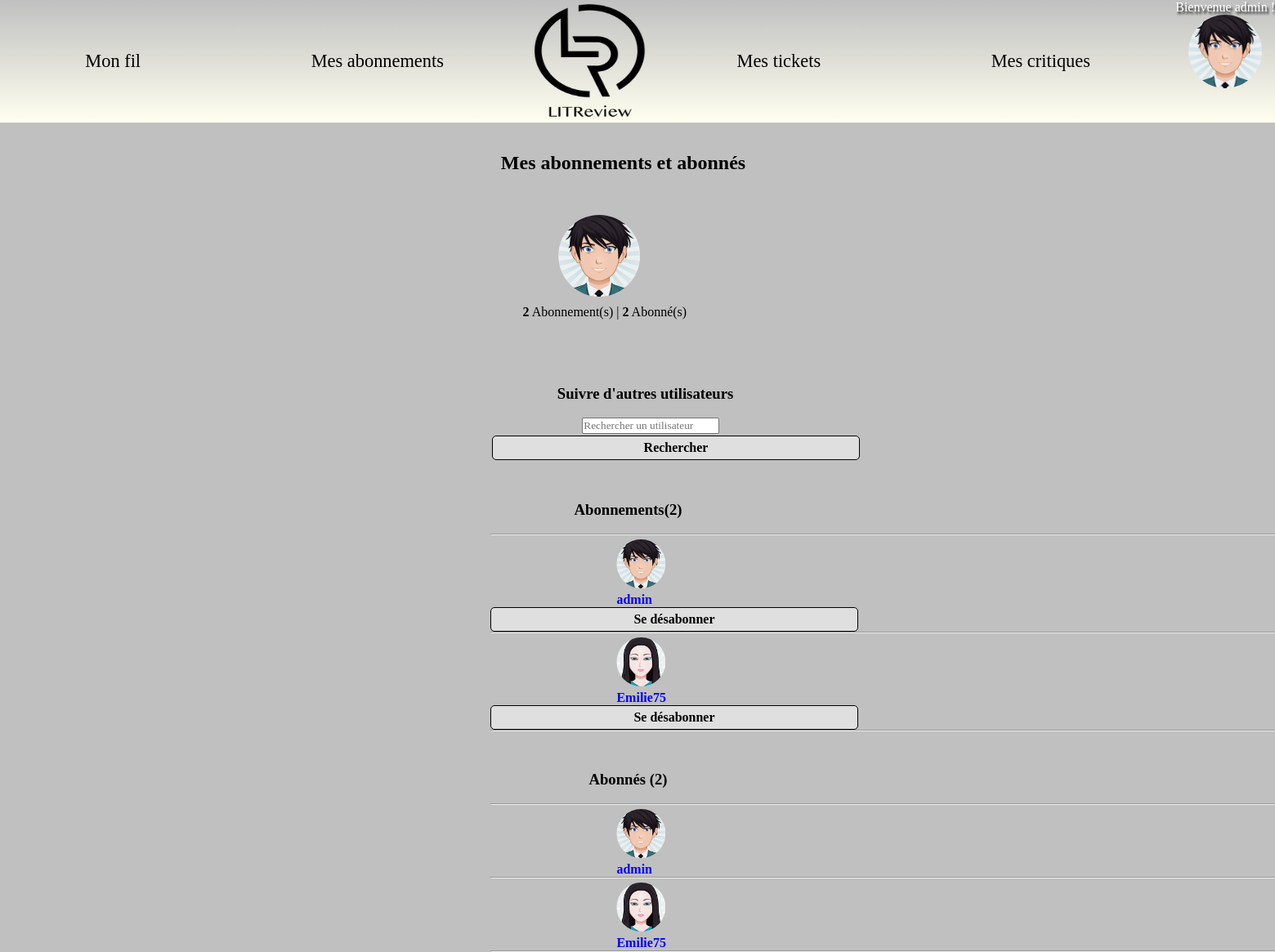
The page /profile/admin/abonnements/ (signed in) on the database as committed earlier.
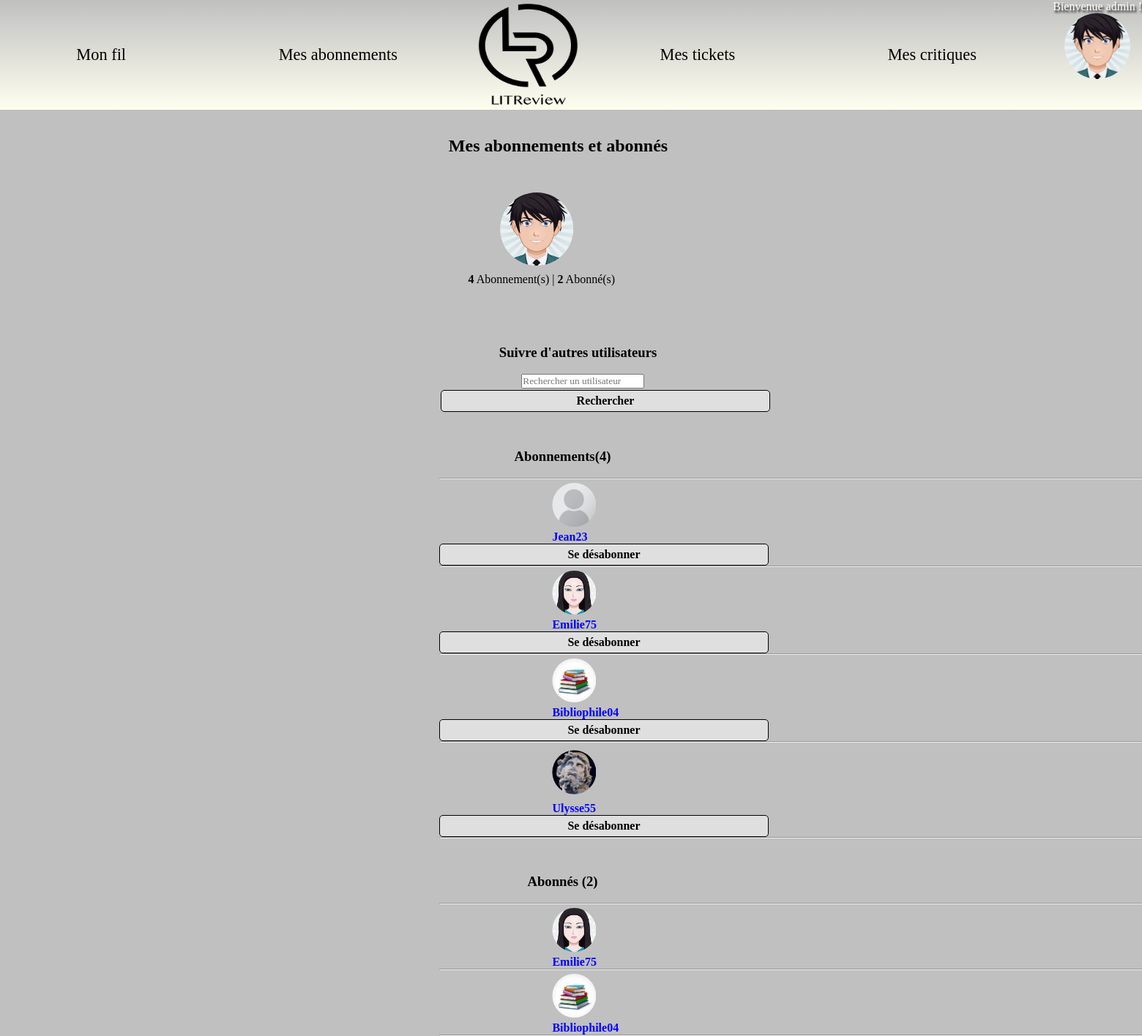
The same page on the database as committed later.
### authentication/models.py (models this page shows)
class User(AbstractUser):
    profile_photo = models.ImageField(verbose_name='photo de profil', default='default_profile.png',
                                      upload_to='static/img')
    follows = models.ManyToManyField(
        'self',
        symmetrical=False,
        verbose_name='suit'
    )
    followed_by = models.ManyToManyField(
        'self',
        symmetrical=False,
        verbose_name='suivi par',
        related_name='followers'
    )

### authentication/views.py (the view, shortened to what this page needs)
# urls.py: path('profile/<str:user>/abonnements/', subscriptions, name="subscriptions"),
@login_required
def subscriptions(request, user):
    search_form = forms.SearchUser()
    searched_user_resp = ""
    requested_user = User.objects.get(username=user)
    searched_user_resp_btn = ''
    user_follows = requested_user.follows.all()
    user_followers = requested_user.followed_by.all()
    group_follows_users = {}
    for user in user_follows:
        follow_form = forms.FollowUserButton(initial={'user_to_follow': user.id})
        group_follows_users[user] = follow_form
    context = {
     'search_form': search_form,
     'searched_user_resp': searched_user_resp,
     'searched_user_btn': searched_user_resp_btn,
     'requested_user': requested_user,
     'user_follows': user_follows,
     'group_follows_users': group_follows_users,
     'user_followers': user_followers,
     }
    return render(request, 'authentication/subscriptions.html', context)

### authentication/forms.py
class SearchUser(forms.Form):
    search = forms.CharField(
        label=False,
        widget=forms.TextInput(
            attrs={
                'placeholder': 'Rechercher un utilisateur'
            }
        )
    )
    search_user_id = forms.BooleanField(widget=forms.HiddenInput, initial=True)

### authentication/templates/authentication/subscriptions.html (shortened to what this page needs)
{% extends 'base.html' %}
{% load static %}
{% load user_profile_extras %}
{% block content %}
    <div class="main__sub">
          <h2>Mes abonnements et abonnés</h2>
           {%if user.username == requested_user.username %}
                {% if user.profile_photo %}
                    <img class="profile-pic" src="{{ user.profile_photo.url }}">
                {% else %}
                    <img class="profile-pic" src="{% static 'img/default_profile.png' %}">
                {% endif %}
             <p class="followers"> <b>{{ user_follows|length }}</b> Abonnement(s) | <b>{{ user_followers|length }}</b> Abonné(s)</p>
           {% endif %}
        <div class="container__sub">
            <div class="search-user">
                {%if request.user.username == requested_user.username %}
                  <h3 class="other">Suivre d'autres utilisateurs</h3>
                  <br>
                  <div class="form__search">
                     <form method="post">
                        {{ search_form.as_p }}
                        <input class="btn" type="submit" value="Rechercher">
                    </form>
                  </div>
              {% endif %}
            </div>
            <br>
            {% if user_follows %}
                <h3 class="ab">Abonnements({{user_follows|length}})</h3>
                <br>
                <hr>
                    {% for user, form in group_follows_users.items %}
                        <div class="user-follower__user">
                            <div class="user-follower">
                                    {% if user.profile_photo %}
                                        <img class="profile-pic-small2" src="{{ user.profile_photo.url }}">
                                    {% else %}
                                        <img class="profile-pic-small2" src="{% static 'img/default_profile.png' %}">
                                    {% endif %}
                                <p>
                                        <strong>{{user.username }}</strong>
                                </p>
                            </div>
                            {%if request.user.username == requested_user.username %}
                            <div>
                                <form method="post">
                                    <input class="btn2" id="follow_btn" type="submit" value="Se désabonner">
                                </form>
                            </div>
                            {% endif %}
                        </div>
                    <hr>
                    {% endfor %}
            {% endif %}
            <br>
            {% if user_followers %}
                <h3 class="ab">Abonnés ({{user_followers|length}})</h3>
                <br>
                <hr>
                    {% for user in user_followers %}
                        <div class="user-follower">
                            <a href="{% url 'profile' user.username %}">
                                {% if user.profile_photo %}
                                    <img class="profile-pic-small2" src="{{ user.profile_photo.url }}">
                                {% else %}
                                    <img class="profile-pic-small2" src="{% static 'img/default_profile.png' %}">
                                {% endif %}
                            </a>
                            <p>
                                    <strong>{{user.username }}</strong>
                            </p>
                        </div>
                    <hr>
                    {% endfor %}
            {% endif %}
        </div>
    </div>
{% endblock content %}

### templates/base.html (shortened to what this page needs)
<!DOCTYPE html>
{% load static %}
 <html lang="fr">
    <head>
      <link rel="stylesheet" href="{% static 'css/style.css' %}">
    </head>
   <body>
     <header id="navbar" class="nav">
       {%if user.is_authenticated %}
         <a href="{% url 'feed' %}">Mon fil </a>
         <a href="{% url 'subscriptions' user.username%}">Mes abonnements </a>
       {% endif %}
        <img class="logo" src="{% static 'img/LITReview_logo.png' %}">
       {%if user.is_authenticated %}
          <a href="{% url 'ticket_view' %}">Mes tickets </a>
          <a href="{% url 'review_view' %}">Mes critiques </a>
         <div class="dropdown">
           <a class="nav-item" href="#" id="navDropdown" role="button" data-toggle="dropdown">
               <p>Bienvenue {{ user.username }} ! </p>
                    {% if user.profile_photo %}
                    <img class="profile-pic" width="90" height="90" src="{{ user.profile_photo.url }}"
                    alt="{{ user.username }} profile picture">
                    {% else %}
                    <img class="profile-pic" width="90" height="90" src="{% static 'img/default_profile.png' %}"
                    alt="{{ user.username }} profile picture">
                    {% endif %}
           </a>
        </div>
       {% endif %}
     </header>
        <div class="container_message">
            {% block content %}{% endblock %}
        </div>
   </body>
 </html>

Rows that differ between the two databases and show on the page:
no longer on one of the page's lists (row edited): User: username "admin"
now on this page (row edited): User: username "Jean23", shown under "Abonnements(4)"
now on this page (row edited): User: profile_photo (picture), username "Bibliophile04"
now on this page (row edited): User: profile_photo (picture), username "Ulysse55", shown under "Abonnements(4)"
Other text that changed with them:
{{ user_follows|length }}: "2" → "4"
